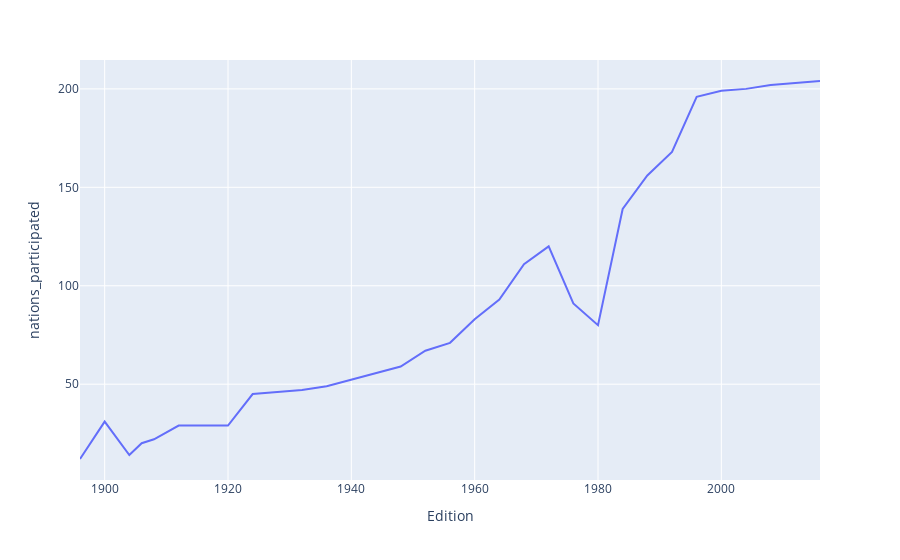

Write notebook code for a chart like this one.
### Code cell
import plotly.express as px

fig = px.line(nations_over_time,x='Edition',y='nations_participated')
fig.show()

### Figure 1 — Plotly figure (JSON) as saved in the notebook; plotly's stock layout.template omitted (floating-point values rounded to 4 significant figures)
{"data": [{"hovertemplate": "Edition=%{x}<br>nations_participated=%{y}<extra></extra>", "legendgroup": "", "line": {"color": "#636efa", "dash": "solid"}, "marker": {"symbol": "circle"}, "mode": "lines", "name": "", "orientation": "v", "showlegend": false, "type": "scatter", "x": [1896, 1900, 1904, 1906, 1908, 1912, 1920, 1924, 1928, 1932, 1936, 1948, 1952, 1956, 1960, 1964, 1968, 1972, 1976, 1980, 1984, 1988, 1992, 1996, 2000, 2004, 2008, 2012, 2016], "xaxis": "x", "y": [12, 31, 14, 20, 22, 29, 29, 45, 46, 47, 49, 59, 67, 71, 83, 93, 111, 120, 91, 80, 139, 156, 168, 196, 199, 200, 202, 203, 204], "yaxis": "y"}], "layout": {"legend": {"tracegroupgap": 0}, "margin": {"t": 60}, "xaxis": {"anchor": "y", "domain": [0, 1], "title": {"text": "Edition"}}, "yaxis": {"anchor": "x", "domain": [0, 1], "title": {"text": "nations_participated"}}}}
